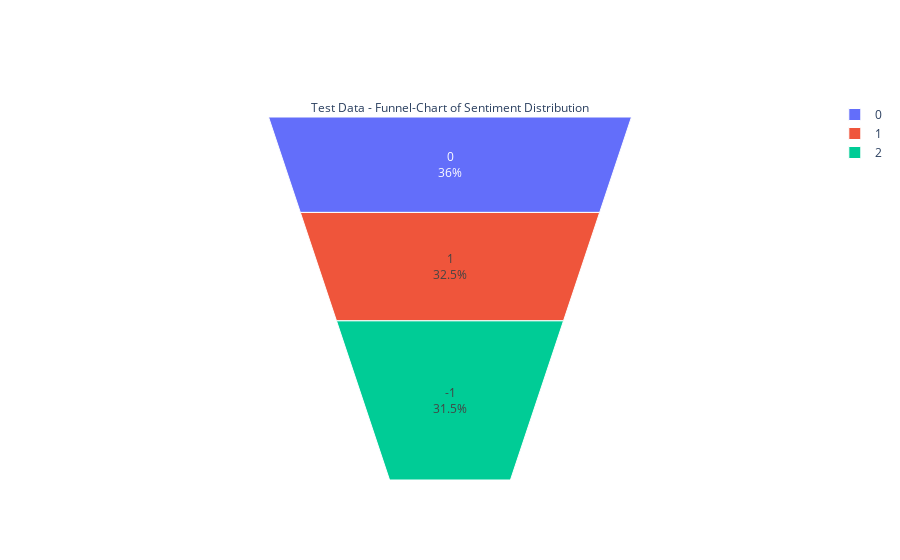

Notebook cell for this chart:
### Code cell
#test

temp = df_test.groupby('Label').count()['Text'].reset_index().sort_values(by='Text',ascending=False)
temp.style.background_gradient(cmap='Purples')


fig = go.Figure(go.Funnelarea(
    text =temp.Label,
    values = temp.Text,
    title = {"position": "top center", "text": "Test Data - Funnel-Chart of Sentiment Distribution"}
    ))
fig.show()

### Figure 1 — Plotly figure (JSON) as saved in the notebook; plotly's stock layout.template omitted (floating-point values rounded to 4 significant figures)
{"data": [{"text": [0, 1, -1], "title": {"position": "top center", "text": "Test Data - Funnel-Chart of Sentiment Distribution"}, "type": "funnelarea", "values": [113, 102, 99]}], "layout": {}}
